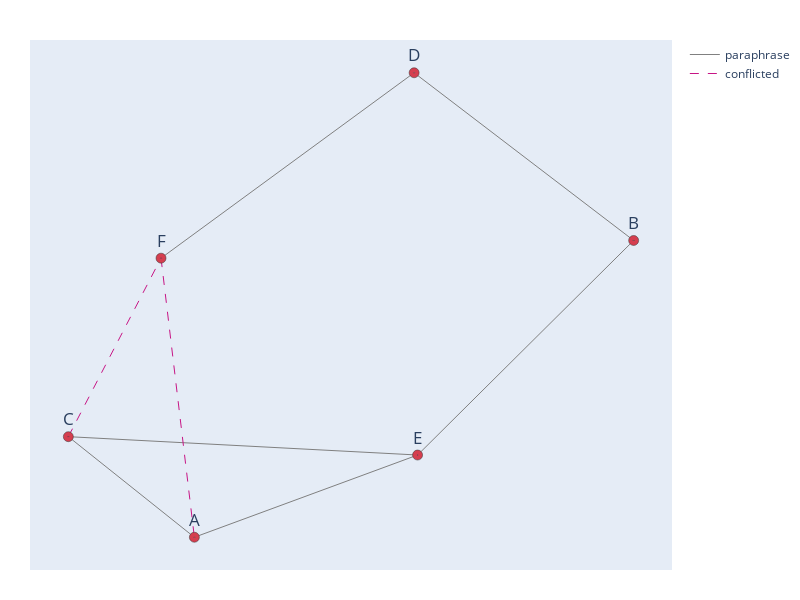

Write notebook code for a chart like this one.
### Code cell
index = 38
plot(unbalanced_subgraphs[index], mislabeled_pairs[index])

### Figure 1 — Plotly figure (JSON) as saved in the notebook; plotly's stock layout.template omitted (floating-point values rounded to 4 significant figures)
{"data": [{"hoverinfo": "none", "line": {"color": "gray", "width": 1}, "mode": "lines", "name": "paraphrase", "showlegend": true, "type": "scatter", "x": [-0.3655, -0.7478, null, -0.3655, 0.3116, null, 0.9671, 0.3116, null, 0.9671, 0.3011, null, -0.7478, 0.3116, null, 0.3011, -0.4666, null], "y": [-0.7822, -0.3963, null, -0.7822, -0.4667, null, 0.3565, -0.4667, null, 0.3565, 1, null, -0.3963, -0.4667, null, 1, 0.2886, null]}, {"hoverinfo": "none", "line": {"color": "gray", "dash": "dash", "width": 1}, "mode": "lines", "name": "non-paraphrase", "showlegend": true, "type": "scatter", "x": [], "y": []}, {"hoverinfo": "none", "line": {"color": "mediumvioletred", "dash": "dash", "width": 1}, "mode": "lines", "name": "conflicted", "showlegend": true, "type": "scatter", "x": [-0.4666, -0.3655, null, -0.7478, -0.4666, null], "y": [0.2886, -0.7822, null, -0.3963, 0.2886, null]}, {"marker": {"color": ["rgb(213,62,79)", "rgb(213,62,79)", "rgb(213,62,79)", "rgb(213,62,79)", "rgb(213,62,79)", "rgb(213,62,79)"], "line": {"color": "rgb(50,50,50)", "width": 0.5}, "size": 10, "symbol": "circle-dot"}, "mode": "markers+text", "showlegend": false, "text": ["A", "B", "C", "D", "E", "F"], "textfont": {"size": 17}, "textposition": "top center", "type": "scatter", "x": [-0.3655, 0.9671, -0.7478, 0.3011, 0.3116, -0.4666], "y": [-0.7822, 0.3565, -0.3963, 1, -0.4667, 0.2886]}], "layout": {"autosize": false, "font": {"size": 12}, "height": 600, "hovermode": "closest", "margin": {"b": 20, "l": 5, "r": 5, "t": 40}, "width": 800, "xaxis": {"showgrid": false, "showline": false, "showticklabels": false, "title": {"text": ""}, "zeroline": false}, "yaxis": {"showgrid": false, "showline": false, "showticklabels": false, "title": {"text": ""}, "zeroline": false}}}
